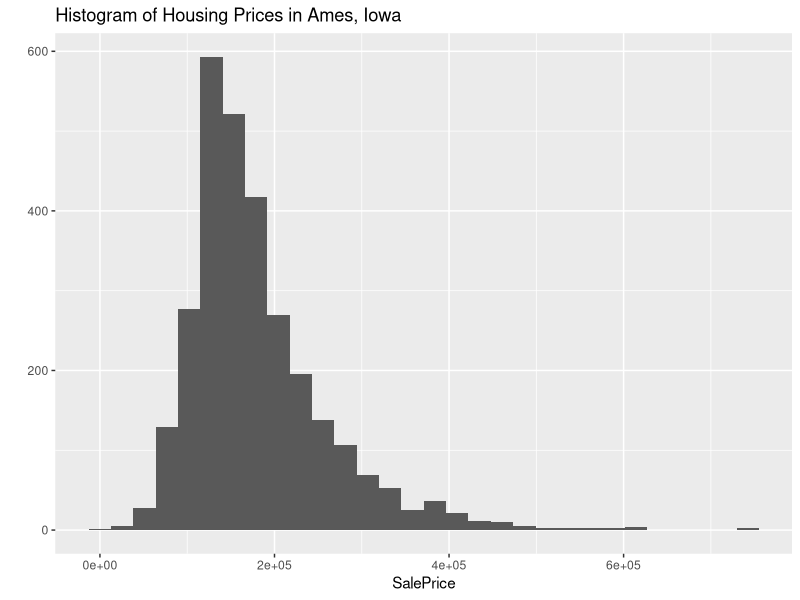
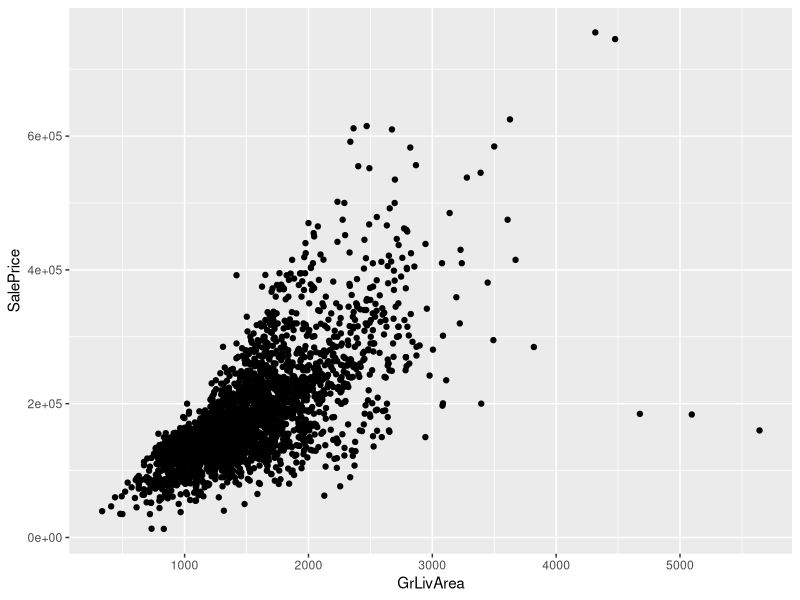
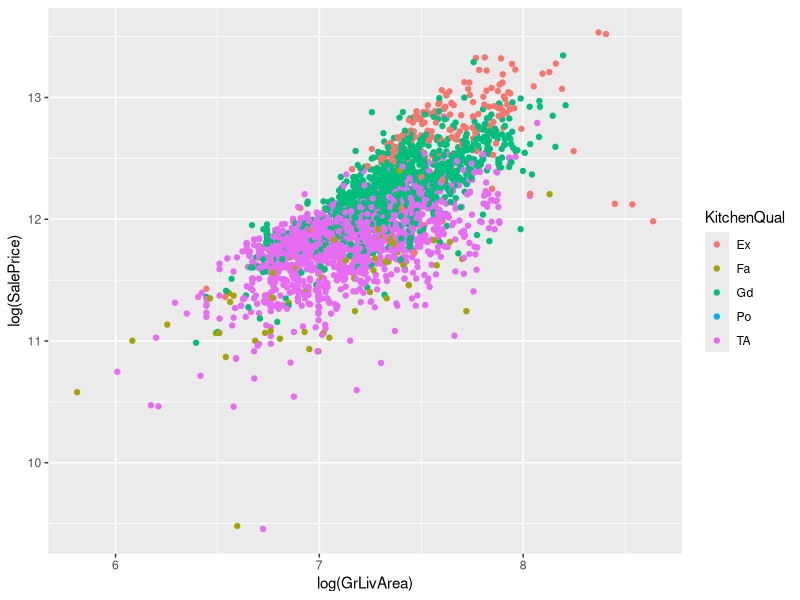
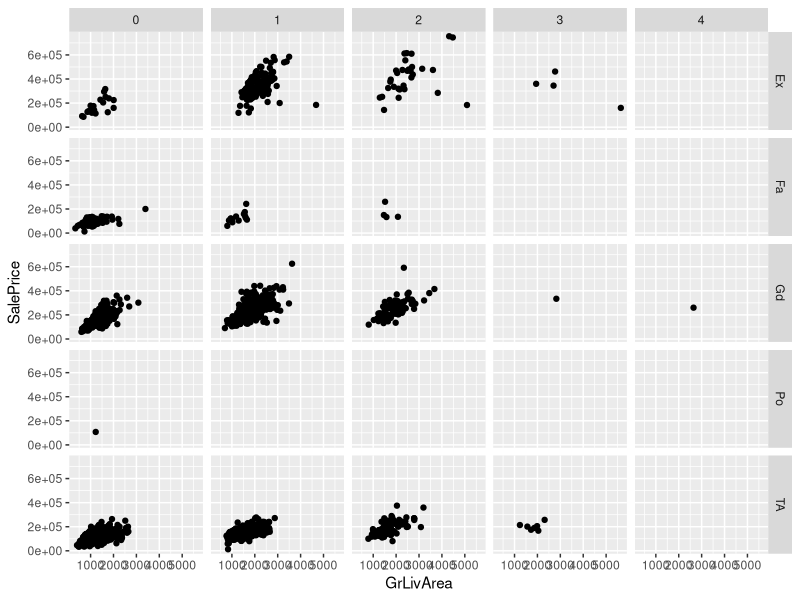
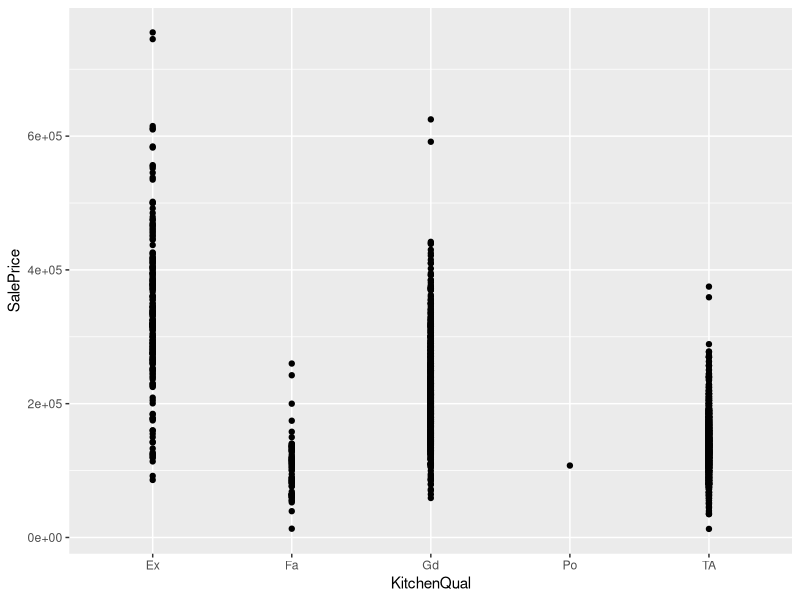
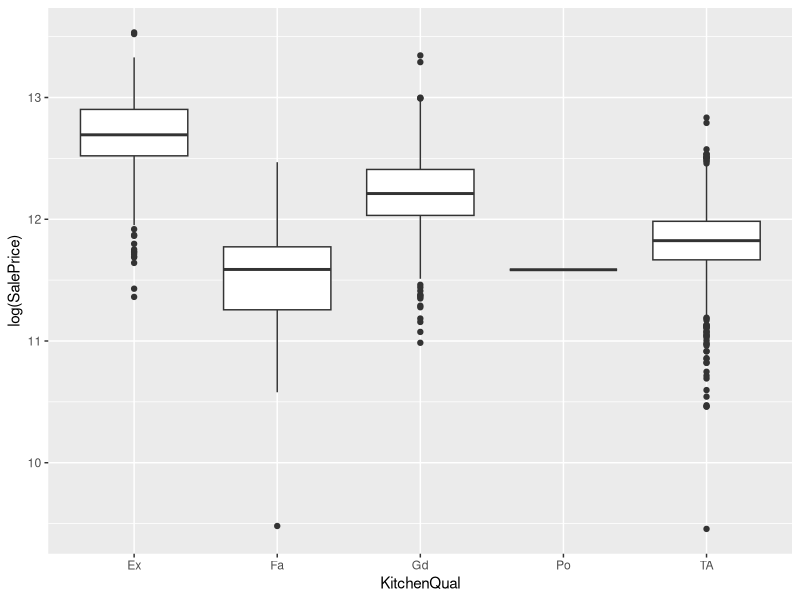
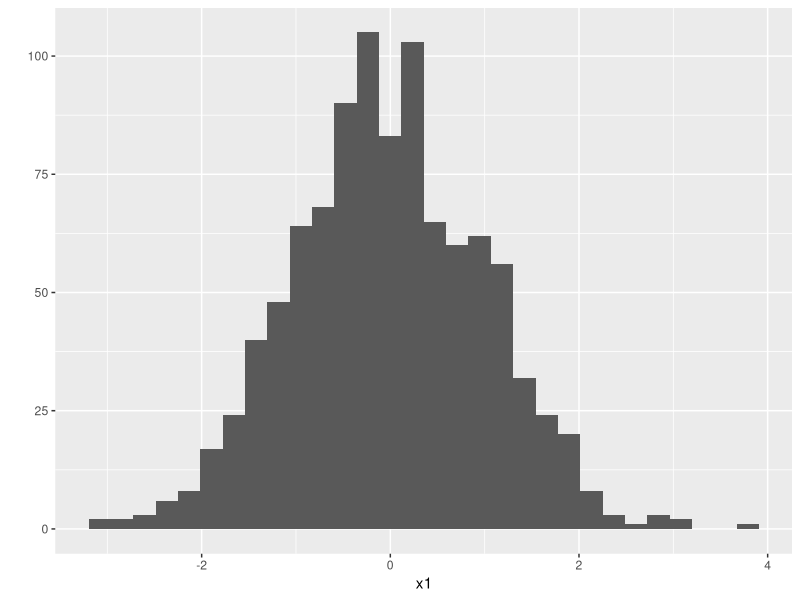
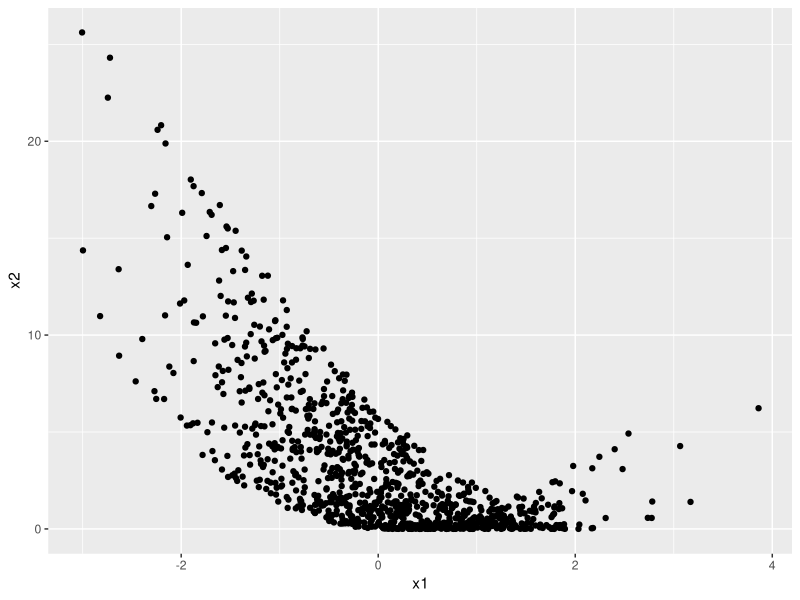

Write R code to recreate these figures, in order.
## ---- chunk 1
knitr::opts_chunk$set(echo = TRUE, eval = FALSE, message = FALSE, warning = FALSE)
## ---- chunk 2
# This tutorial will use the following threee packages from the tidyverse
library(ggplot2)
library(readr)
library(dplyr)
library(here)
## ---- chunk 3
# The csv file should be imported into rstudio:
AmesHousing <- read_csv(here("data","AmesHousing.csv"))
names(AmesHousing) # double-check the names of the files..notice a few have non-standard characters in them
## ---- chunk 4
# Create a histogram of housing prices
qplot(data=AmesHousing, x=SalePrice, main ="Histogram of Housing Prices in Ames, Iowa")

# Create a scatterplot of above ground living area by sales price
qplot(data=AmesHousing,x=GrLivArea, y=SalePrice)

# Create a scatterplot with log transformed variables, coloring by a third variable
qplot(data=AmesHousing,x=log(GrLivArea),y=log(SalePrice),color=KitchenQual)

# Create distinct scatterplots for each type of kitchen quality and number of fireplaces
qplot(data=AmesHousing,x=GrLivArea,y=SalePrice,facets=KitchenQual~Fireplaces)

# Create a dotplot of sale prices by kitchen quality
qplot(data=AmesHousing,x=KitchenQual,y=SalePrice)

# Create a boxplot of sale prices by kitchen quality
qplot(data=AmesHousing,x=KitchenQual,y=log(SalePrice),geom="boxplot")
## ---- chunk 5
x1 <- rnorm(n = 1000, mean = 0, sd = 1) # generates 1000 random values from N(0,1) distribution
qplot(x = x1)

# or with two variables
x2 <- ( x1 + runif(1000, min = -2.5, max = -0.1) )^2
qplot(x = x1, y = x2)
## ---- chunk 6
# Create a histogram of housing prices
ggplot(data=AmesHousing) + geom_histogram(mapping = aes(SalePrice))
## ---- chunk 7
# Create a scatterplot of above ground living area by sales price
ggplot(data=AmesHousing) + geom_point(mapping= aes(x=GrLivArea, y=SalePrice))
## ---- chunk 8
ggplot(data=AmesHousing) +                         
      geom_histogram(mapping = aes(SalePrice/100000), 
          breaks=seq(0, 7, by = 1), col="red", fill="lightblue") + 
      geom_density(mapping = aes(x=SalePrice/100000, y = (..count..)))  +   
      labs(title="Figure 9: Housing Prices in Ames, Iowa (in $100,000)", 
          x="Sale Price of Individual Homes")   
## ---- chunk 9
ggplot(data=AmesHousing, aes(x=log(GrLivArea), y=log(SalePrice)) ) +      
  geom_point(shape = 3, color = "darkgreen") +                                     
  geom_smooth(method=lm,  color="green") +                  
  labs(title="Figure 10: Housing Prices in Ames, Iowa")

 
ggplot(data=AmesHousing) + 
  geom_point(aes(x=log(GrLivArea), y=log(SalePrice), color=KitchenQual),shape=2, size=2) + 
  geom_smooth(aes(x=log(GrLivArea), y=log(SalePrice), color=KitchenQual), 
          method=loess, size=1) +                        
  labs(title="Figure 11: Housing Prices in Ames, Iowa") 

ggplot(data=AmesHousing) +
  geom_point(mapping = aes(x=log(GrLivArea), y=log(SalePrice), color=KitchenQual)) +
  geom_smooth(mapping = aes(x=log(GrLivArea), y=log(SalePrice), color=KitchenQual), 
      method=lm, se=FALSE, fullrange=TRUE) +                             
  facet_grid(. ~ Fireplaces) +                      
  labs(title="Figure 12: Housing Prices in Ames, Iowa")
## ---- chunk 10
# str(AmesHousing)
ggplot(data=AmesHousing) +                   
  geom_density(aes(SalePrice, color = Fireplaces,  fill = Fireplaces))
## ---- chunk 11
# Create a new data frame with only houses with less than 3 fireplaces
AmesHousing2 <- filter(AmesHousing, Fireplaces < 3)
# Create a new variable called Fireplace2
AmesHousing2 <-mutate(AmesHousing2,Fireplace2=as.factor(Fireplaces))
#str(AmesHousing2)

ggplot(data=AmesHousing2) +                 
  geom_density(aes(SalePrice, color = Fireplace2,  fill = Fireplace2), alpha = 0.2)
## ---- chunk 12
ggplot(AmesHousing2, aes(x = Fireplace2, y = SalePrice, color = PavedDrive)) +
  geom_boxplot(position = position_dodge(width = 1)) +
  coord_flip()+ 
  labs(title="Housing Prices in Ames, Iowa") +
  theme(plot.title = element_text( color = "blue", face="bold", size=12, hjust=0))
